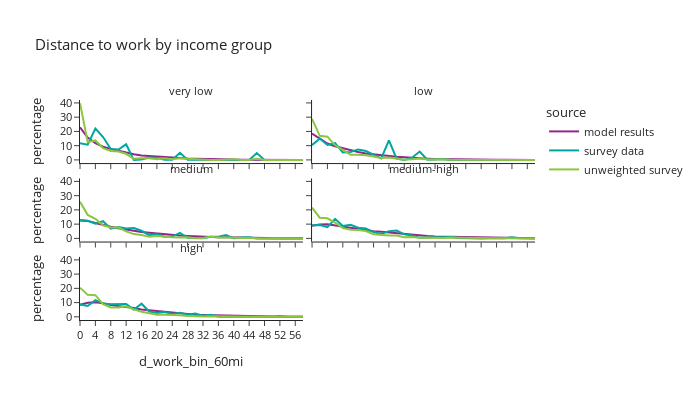

Notebook code for this chart:
### Code cell
df_plot = per_data.loc[(per_data['is_worker']) & (per_data['d_work_bin_60mi'] != float('nan'))].groupby(['source','hhincome_group','d_work_bin_60mi'])['hh_weight_2017_2019'].sum().reset_index()
df_plot['percentage'] = df_plot.groupby(['source','hhincome_group'], group_keys=False)['hh_weight_2017_2019']. \
    apply(lambda x: 100 * x / float(x.sum()))
# df_plot

fig2 = px.line(df_plot, x='d_work_bin_60mi', y="percentage", color="source",
               facet_col="hhincome_group", facet_col_wrap=2,
               title="Distance to work by income group")
fig2.for_each_annotation(lambda a: a.update(text = a.text.split("=")[-1]))
fig2.update_layout(height=400, width=700, font=dict(size=11))
fig2.show()

### Figure 1 — Plotly figure (JSON) as saved in the notebook; plotly's stock layout.template omitted (floating-point values rounded to 4 significant figures)
{"data": [{"hovertemplate": "source=model results<br>hhincome_group=very low<br>d_work_bin_60mi=%{x}<br>percentage=%{y}<extra></extra>", "legendgroup": "model results", "line": {"color": "#91268F", "dash": "solid"}, "marker": {"symbol": "circle"}, "mode": "lines", "name": "model results", "orientation": "v", "showlegend": true, "type": "scatter", "x": ["0", "2", "4", "6", "8", "10", "12", "14", "16", "18", "20", "22", "24", "26", "28", "30", "32", "34", "36", "38", "40", "42", "44", "46", "48", "50", "52", "54", "56", "58"], "xaxis": "x5", "y": [22.93, 15.71, 11.79, 9.26, 7.679, 6.339, 4.989, 3.921, 3.151, 2.708, 2.304, 1.844, 1.578, 1.171, 0.9522, 0.7958, 0.6029, 0.5528, 0.4374, 0.325, 0.2703, 0.1959, 0.1595, 0.1093, 0.07138, 0.0653, 0.02886, 0.03189, 0.01671, 0.01367], "yaxis": "y5"}, {"hovertemplate": "source=model results<br>hhincome_group=low<br>d_work_bin_60mi=%{x}<br>percentage=%{y}<extra></extra>", "legendgroup": "model results", "line": {"color": "#91268F", "dash": "solid"}, "marker": {"symbol": "circle"}, "mode": "lines", "name": "model results", "orientation": "v", "showlegend": false, "type": "scatter", "x": ["0", "2", "4", "6", "8", "10", "12", "14", "16", "18", "20", "22", "24", "26", "28", "30", "32", "34", "36", "38", "40", "42", "44", "46", "48", "50", "52", "54", "56", "58"], "xaxis": "x6", "y": [18.51, 14.92, 11.49, 9.591, 8.079, 6.883, 5.547, 4.455, 3.803, 3.228, 2.634, 2.214, 1.823, 1.391, 1.193, 0.9029, 0.7065, 0.5703, 0.4695, 0.3898, 0.3619, 0.2551, 0.1874, 0.1317, 0.08427, 0.06471, 0.05117, 0.02483, 0.02634, 0.01806], "yaxis": "y6"}, {"hovertemplate": "source=model results<br>hhincome_group=medium<br>d_work_bin_60mi=%{x}<br>percentage=%{y}<extra></extra>", "legendgroup": "model results", "line": {"color": "#91268F", "dash": "solid"}, "marker": {"symbol": "circle"}, "mode": "lines", "name": "model results", "orientation": "v", "showlegend": false, "type": "scatter", "x": ["0", "2", "4", "6", "8", "10", "12", "14", "16", "18", "20", "22", "24", "26", "28", "30", "32", "34", "36", "38", "40", "42", "44", "46", "48", "50", "52", "54", "56", "58"], "xaxis": "x3", "y": [12.5, 12.26, 10.8, 9.323, 8.23, 7.092, 6.185, 5.264, 4.507, 4.02, 3.431, 2.944, 2.43, 2.015, 1.701, 1.355, 1.121, 0.9957, 0.8051, 0.7168, 0.5637, 0.4524, 0.3553, 0.2697, 0.2058, 0.1538, 0.1174, 0.07972, 0.06215, 0.04279], "yaxis": "y3"}, {"hovertemplate": "source=model results<br>hhincome_group=medium-high<br>d_work_bin_60mi=%{x}<br>percentage=%{y}<extra></extra>", "legendgroup": "model results", "line": {"color": "#91268F", "dash": "solid"}, "marker": {"symbol": "circle"}, "mode": "lines", "name": "model results", "orientation": "v", "showlegend": false, "type": "scatter", "x": ["0", "2", "4", "6", "8", "10", "12", "14", "16", "18", "20", "22", "24", "26", "28", "30", "32", "34", "36", "38", "40", "42", "44", "46", "48", "50", "52", "54", "56", "58"], "xaxis": "x4", "y": [8.893, 9.698, 9.932, 9.088, 8.099, 7.391, 6.692, 5.831, 5.044, 4.599, 4.084, 3.613, 2.918, 2.461, 2.081, 1.702, 1.382, 1.249, 1.127, 0.9484, 0.7638, 0.6435, 0.494, 0.3712, 0.2923, 0.2017, 0.1535, 0.1028, 0.08256, 0.06082], "yaxis": "y4"}, {"hovertemplate": "source=model results<br>hhincome_group=high<br>d_work_bin_60mi=%{x}<br>percentage=%{y}<extra></extra>", "legendgroup": "model results", "line": {"color": "#91268F", "dash": "solid"}, "marker": {"symbol": "circle"}, "mode": "lines", "name": "model results", "orientation": "v", "showlegend": false, "type": "scatter", "x": ["0", "2", "4", "6", "8", "10", "12", "14", "16", "18", "20", "22", "24", "26", "28", "30", "32", "34", "36", "38", "40", "42", "44", "46", "48", "50", "52", "54", "56", "58"], "xaxis": "x", "y": [8.484, 9.876, 10.16, 9.477, 8.22, 7.703, 7.125, 6.231, 5.218, 4.683, 4.139, 3.536, 2.848, 2.3, 1.87, 1.477, 1.26, 1.08, 0.9392, 0.7996, 0.6239, 0.5003, 0.3942, 0.3023, 0.2327, 0.174, 0.1391, 0.08915, 0.07187, 0.04757], "yaxis": "y"}, {"hovertemplate": "source=survey data<br>hhincome_group=very low<br>d_work_bin_60mi=%{x}<br>percentage=%{y}<extra></extra>", "legendgroup": "survey data", "line": {"color": "#00A7A0", "dash": "solid"}, "marker": {"symbol": "circle"}, "mode": "lines", "name": "survey data", "orientation": "v", "showlegend": true, "type": "scatter", "x": ["0", "2", "4", "6", "8", "10", "12", "14", "16", "18", "20", "22", "24", "26", "28", "30", "32", "34", "36", "38", "40", "42", "44", "46", "48", "50", "52", "54", "56", "58"], "xaxis": "x5", "y": [11.65, 10.7, 22.06, 16.05, 7.629, 7.25, 10.95, 0.03545, 0.303, 1.648, 1.555, 0.152, 0.134, 4.948, 0.08186, 0.007725, 0.03018, 0.0, 0.0, 0.008604, 0.002434, 0.0, 0.0, 4.8, 0.0, 0.0, 0.0, 0.0, 0.0, 0.0], "yaxis": "y5"}, {"hovertemplate": "source=survey data<br>hhincome_group=low<br>d_work_bin_60mi=%{x}<br>percentage=%{y}<extra></extra>", "legendgroup": "survey data", "line": {"color": "#00A7A0", "dash": "solid"}, "marker": {"symbol": "circle"}, "mode": "lines", "name": "survey data", "orientation": "v", "showlegend": false, "type": "scatter", "x": ["0", "2", "4", "6", "8", "10", "12", "14", "16", "18", "20", "22", "24", "26", "28", "30", "32", "34", "36", "38", "40", "42", "44", "46", "48", "50", "52", "54", "56", "58"], "xaxis": "x6", "y": [10.37, 15.04, 10.45, 11.71, 5.229, 5.504, 7.365, 6.219, 3.611, 1.134, 13.78, 0.9454, 0.00488, 1.56, 5.877, 0.1273, 0.2913, 0.5558, 0.001402, 0.02921, 0.0, 0.0, 0.03365, 0.0, 0.0, 0.0, 0.0, 0.0, 0.1632, 0.0], "yaxis": "y6"}, {"hovertemplate": "source=survey data<br>hhincome_group=medium<br>d_work_bin_60mi=%{x}<br>percentage=%{y}<extra></extra>", "legendgroup": "survey data", "line": {"color": "#00A7A0", "dash": "solid"}, "marker": {"symbol": "circle"}, "mode": "lines", "name": "survey data", "orientation": "v", "showlegend": false, "type": "scatter", "x": ["0", "2", "4", "6", "8", "10", "12", "14", "16", "18", "20", "22", "24", "26", "28", "30", "32", "34", "36", "38", "40", "42", "44", "46", "48", "50", "52", "54", "56", "58"], "xaxis": "x3", "y": [12.97, 12.31, 10.34, 12.03, 6.832, 7.989, 6.942, 7.282, 5.336, 2.296, 2.821, 1.155, 1.259, 3.91, 0.4215, 0.003608, 0.07929, 1.18, 1.117, 2.313, 0.04753, 0.5809, 0.7555, 0.0, 0.0, 0.02381, 0.0, 0.0, 0.0, 0.0], "yaxis": "y3"}, {"hovertemplate": "source=survey data<br>hhincome_group=medium-high<br>d_work_bin_60mi=%{x}<br>percentage=%{y}<extra></extra>", "legendgroup": "survey data", "line": {"color": "#00A7A0", "dash": "solid"}, "marker": {"symbol": "circle"}, "mode": "lines", "name": "survey data", "orientation": "v", "showlegend": false, "type": "scatter", "x": ["0", "2", "4", "6", "8", "10", "12", "14", "16", "18", "20", "22", "24", "26", "28", "30", "32", "34", "36", "38", "40", "42", "44", "46", "48", "50", "52", "54", "56", "58"], "xaxis": "x4", "y": [9.205, 9.38, 7.934, 13.7, 8.64, 9.593, 7.441, 6.949, 4.427, 3.119, 5.069, 5.496, 2.799, 2.007, 0.3697, 0.5662, 0.2402, 0.595, 0.8982, 0.3317, 0.113, 0.1345, 0.002948, 0.05116, 0.001193, 0.05102, 0.773, 0.03346, 0.07532, 0.0], "yaxis": "y4"}, {"hovertemplate": "source=survey data<br>hhincome_group=high<br>d_work_bin_60mi=%{x}<br>percentage=%{y}<extra></extra>", "legendgroup": "survey data", "line": {"color": "#00A7A0", "dash": "solid"}, "marker": {"symbol": "circle"}, "mode": "lines", "name": "survey data", "orientation": "v", "showlegend": false, "type": "scatter", "x": ["0", "2", "4", "6", "8", "10", "12", "14", "16", "18", "20", "22", "24", "26", "28", "30", "32", "34", "36", "38", "40", "42", "44", "46", "48", "50", "52", "54", "56", "58"], "xaxis": "x", "y": [8.668, 7.6, 11.65, 9.46, 8.856, 8.71, 9.056, 5.034, 9.225, 3.706, 2.666, 3.446, 1.952, 2.792, 1.538, 2.289, 0.8369, 1.42, 0.06617, 0.2924, 0.09211, 0.001184, 0.02455, 0.0, 0.0, 0.0, 0.5954, 0.0, 0.02426, 0.0], "yaxis": "y"}, {"hovertemplate": "source=unweighted survey<br>hhincome_group=very low<br>d_work_bin_60mi=%{x}<br>percentage=%{y}<extra></extra>", "legendgroup": "unweighted survey", "line": {"color": "#8CC63E", "dash": "solid"}, "marker": {"symbol": "circle"}, "mode": "lines", "name": "unweighted survey", "orientation": "v", "showlegend": true, "type": "scatter", "x": ["0", "2", "4", "6", "8", "10", "12", "14", "16", "18", "20", "22", "24", "26", "28", "30", "32", "34", "36", "38", "40", "42", "44", "46", "48", "50", "52", "54", "56", "58"], "xaxis": "x5", "y": [39.84, 12.5, 13.67, 8.203, 6.25, 5.859, 4.297, 0.7812, 1.172, 1.172, 0.3906, 1.172, 0.3906, 1.172, 0.7812, 0.3906, 0.3906, 0.0, 0.0, 0.3906, 0.3906, 0.0, 0.0, 0.7812, 0.0, 0.0, 0.0, 0.0, 0.0, 0.0], "yaxis": "y5"}, {"hovertemplate": "source=unweighted survey<br>hhincome_group=low<br>d_work_bin_60mi=%{x}<br>percentage=%{y}<extra></extra>", "legendgroup": "unweighted survey", "line": {"color": "#8CC63E", "dash": "solid"}, "marker": {"symbol": "circle"}, "mode": "lines", "name": "unweighted survey", "orientation": "v", "showlegend": false, "type": "scatter", "x": ["0", "2", "4", "6", "8", "10", "12", "14", "16", "18", "20", "22", "24", "26", "28", "30", "32", "34", "36", "38", "40", "42", "44", "46", "48", "50", "52", "54", "56", "58"], "xaxis": "x6", "y": [28.86, 16.88, 16.31, 10.25, 7.071, 3.608, 3.608, 3.319, 2.453, 1.299, 1.732, 1.154, 0.1443, 0.4329, 1.01, 0.2886, 0.4329, 0.4329, 0.1443, 0.1443, 0.0, 0.0, 0.2886, 0.0, 0.0, 0.0, 0.0, 0.0, 0.1443, 0.0], "yaxis": "y6"}, {"hovertemplate": "source=unweighted survey<br>hhincome_group=medium<br>d_work_bin_60mi=%{x}<br>percentage=%{y}<extra></extra>", "legendgroup": "unweighted survey", "line": {"color": "#8CC63E", "dash": "solid"}, "marker": {"symbol": "circle"}, "mode": "lines", "name": "unweighted survey", "orientation": "v", "showlegend": false, "type": "scatter", "x": ["0", "2", "4", "6", "8", "10", "12", "14", "16", "18", "20", "22", "24", "26", "28", "30", "32", "34", "36", "38", "40", "42", "44", "46", "48", "50", "52", "54", "56", "58"], "xaxis": "x3", "y": [25.64, 16.5, 13.71, 9.142, 7.692, 7.581, 4.905, 3.01, 2.341, 1.115, 1.672, 1.115, 0.7804, 0.5574, 0.7804, 0.1115, 0.223, 1.226, 0.5574, 0.5574, 0.223, 0.223, 0.223, 0.0, 0.0, 0.1115, 0.0, 0.0, 0.0, 0.0], "yaxis": "y3"}, {"hovertemplate": "source=unweighted survey<br>hhincome_group=medium-high<br>d_work_bin_60mi=%{x}<br>percentage=%{y}<extra></extra>", "legendgroup": "unweighted survey", "line": {"color": "#8CC63E", "dash": "solid"}, "marker": {"symbol": "circle"}, "mode": "lines", "name": "unweighted survey", "orientation": "v", "showlegend": false, "type": "scatter", "x": ["0", "2", "4", "6", "8", "10", "12", "14", "16", "18", "20", "22", "24", "26", "28", "30", "32", "34", "36", "38", "40", "42", "44", "46", "48", "50", "52", "54", "56", "58"], "xaxis": "x4", "y": [21.63, 14.5, 14.1, 11.01, 7.209, 6.087, 5.927, 5.166, 2.924, 2.363, 1.962, 2.002, 0.801, 1.001, 0.4005, 0.6808, 0.2803, 0.2002, 0.5607, 0.4005, 0.1201, 0.2002, 0.0801, 0.04005, 0.04005, 0.0801, 0.04005, 0.0801, 0.1201, 0.0], "yaxis": "y4"}, {"hovertemplate": "source=unweighted survey<br>hhincome_group=high<br>d_work_bin_60mi=%{x}<br>percentage=%{y}<extra></extra>", "legendgroup": "unweighted survey", "line": {"color": "#8CC63E", "dash": "solid"}, "marker": {"symbol": "circle"}, "mode": "lines", "name": "unweighted survey", "orientation": "v", "showlegend": false, "type": "scatter", "x": ["0", "2", "4", "6", "8", "10", "12", "14", "16", "18", "20", "22", "24", "26", "28", "30", "32", "34", "36", "38", "40", "42", "44", "46", "48", "50", "52", "54", "56", "58"], "xaxis": "x", "y": [20.46, 15.42, 15.18, 8.956, 6.584, 6.584, 7.414, 5.219, 3.618, 2.491, 1.483, 1.542, 1.483, 1.127, 0.6524, 0.3559, 0.1779, 0.4152, 0.2372, 0.2372, 0.1186, 0.05931, 0.05931, 0.0, 0.0, 0.0, 0.05931, 0.0, 0.05931, 0.0], "yaxis": "y"}], "layout": {"annotations": [{"font": {}, "showarrow": false, "text": "high", "x": 0.245, "xanchor": "center", "xref": "paper", "y": 0.2867, "yanchor": "bottom", "yref": "paper"}, {"font": {}, "showarrow": false, "text": "medium", "x": 0.245, "xanchor": "center", "xref": "paper", "y": 0.6433, "yanchor": "bottom", "yref": "paper"}, {"font": {}, "showarrow": false, "text": "medium-high", "x": 0.755, "xanchor": "center", "xref": "paper", "y": 0.6433, "yanchor": "bottom", "yref": "paper"}, {"font": {}, "showarrow": false, "text": "very low", "x": 0.245, "xanchor": "center", "xref": "paper", "y": 1.0, "yanchor": "bottom", "yref": "paper"}, {"font": {}, "showarrow": false, "text": "low", "x": 0.755, "xanchor": "center", "xref": "paper", "y": 1.0, "yanchor": "bottom", "yref": "paper"}], "font": {"size": 11}, "height": 400, "legend": {"title": {"text": "source"}, "tracegroupgap": 0}, "title": {"text": "Distance to work by income group"}, "width": 700, "xaxis": {"anchor": "y", "domain": [0.0, 0.49], "title": {"text": "d_work_bin_60mi"}}, "xaxis2": {"anchor": "y2", "domain": [0.51, 1.0], "matches": "x", "title": {"text": "d_work_bin_60mi"}}, "xaxis3": {"anchor": "y3", "domain": [0.0, 0.49], "matches": "x", "showticklabels": false}, "xaxis4": {"anchor": "y4", "domain": [0.51, 1.0], "matches": "x", "showticklabels": false}, "xaxis5": {"anchor": "y5", "domain": [0.0, 0.49], "matches": "x", "showticklabels": false}, "xaxis6": {"anchor": "y6", "domain": [0.51, 1.0], "matches": "x", "showticklabels": false}, "yaxis": {"anchor": "x", "domain": [0.0, 0.2867], "title": {"text": "percentage"}}, "yaxis2": {"anchor": "x2", "domain": [0.0, 0.2867], "matches": "y", "showticklabels": false}, "yaxis3": {"anchor": "x3", "domain": [0.3567, 0.6433], "matches": "y", "title": {"text": "percentage"}}, "yaxis4": {"anchor": "x4", "domain": [0.3567, 0.6433], "matches": "y", "showticklabels": false}, "yaxis5": {"anchor": "x5", "domain": [0.7133, 1.0], "matches": "y", "title": {"text": "percentage"}}, "yaxis6": {"anchor": "x6", "domain": [0.7133, 1.0], "matches": "y", "showticklabels": false}}}
